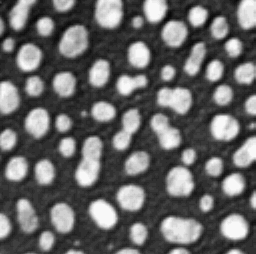
#> input picture data/blobs.tif, 256 x 254 px
$ jupyter execute --allow-errors scaling_coordinate_lists.ipynb
#> lines starting #> are read from the running program, lines starting #| are printed output that depends on the picture
# Escalonando listas de coordenadas

Suponha que você tenha uma lista de coordenadas derivada de uma imagem. Caso a imagem tenha um tamanho de pixel especificado, você pode converter coordenadas de pixels em coordenadas físicas.

[cell 1]
from skimage.io import imread
import pyclesperanto_prototype as cle
import stackview

[cell 2]
image = imread("../../data/blobs.tif")[:50,:50]
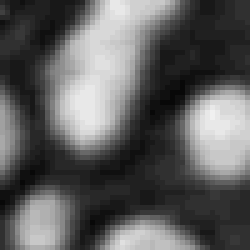
#> image: shape (50, 50) (shown 5 times larger); min 8, max 240, mean 94.1

#> (the rest of this cell did not finish here and is left out)
